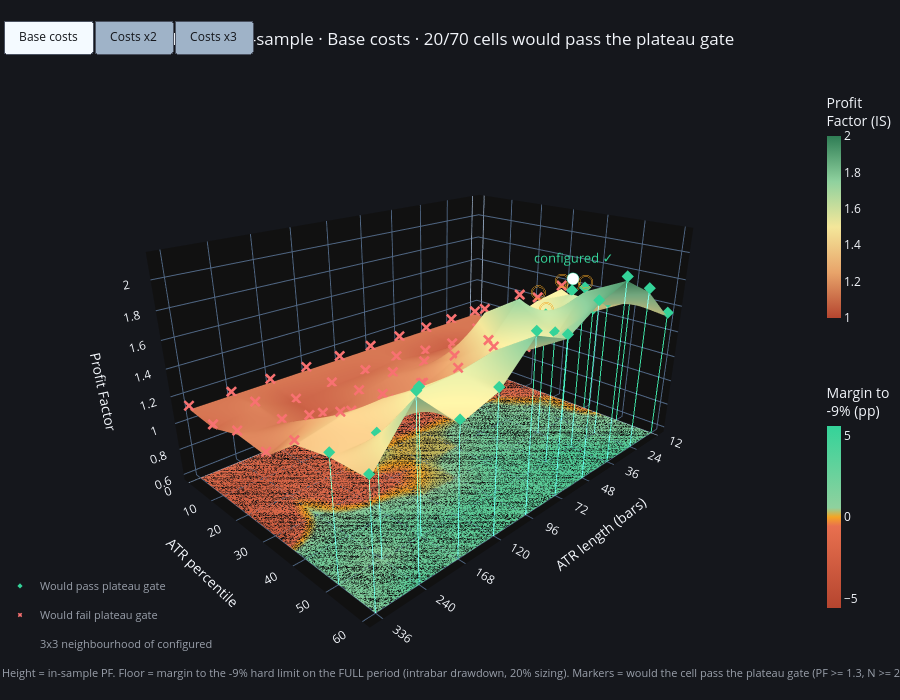

This figure's notebook cell:
### Markdown cell above
## 3.5 3D PROFIT-FACTOR SURFACE (ATR percentile x ATR length)

### Code cell
import numpy as np
import pandas as pd
import plotly.graph_objects as go
from pathlib import Path

HARD_LIMIT = float(globals().get("HARD_LIMIT", 0.09))        # 0.09 = -9 %. Define HARD_LIMIT earlier if your YAML uses another value
LIMIT_PCT  = HARD_LIMIT * 100.0
FRACTION   = float(eng.ENGINE_DEFAULTS["size_fraction"])      # robot sizing (e.g. 20 %)
DD_MODE    = "intrabar"                                       # "intrabar" (needs engine v3.2) | "close"
SCENARIOS  = [("Base costs", 1.0), ("Costs x2", 2.0), ("Costs x3", 3.0)]
PF_MIN, N_MIN, MAX_DROP = GATE["plateau_pf_min"], GATE["plateau_n_min"], GATE["plateau_max_drop"]


def _full_dd(L, trades):
    """Max drawdown (%, negative) on the FULL period for the trades of one grid cell, at the robot sizing."""
    if len(trades) == 0:
        return np.nan
    dfp = preps[L]
    if DD_MODE == "intrabar" and hasattr(eng, "hard_limit_report_intrabar"):
        rep = eng.hard_limit_report_intrabar(dfp, trades, HARD_LIMIT, FRACTION)
    else:
        rep = eng.hard_limit_report(eng.hourly_returns(dfp, trades, FRACTION), HARD_LIMIT)
    return 100.0 * rep["max_dd"]


def _plateau(pf, n, p, L):
    """(passed, worst neighbour drop %) if cell (p, L) were the configured one."""
    try:
        r = plateau_check(pf.fillna(0.0), n.fillna(0.0), (p, L), pf_min=PF_MIN, n_min=N_MIN, max_drop_pct=MAX_DROP)
        return bool(r["passed"]), float(r["worst_neighbor_drop_pct"])
    except Exception:
        return False, np.nan


# ---- compute every scenario (in-sample PF grid + full-period drawdown grid) ----
grids = {}
for label, mult in SCENARIOS:
    kw = {**RULES_KW, "cost_bps_per_side": COST_BPS * mult}
    mk = lambda: pd.DataFrame(index=PCTLS, columns=ATR_LENS, dtype=float)
    pf, n, mean, tt, dd = mk(), mk(), mk(), mk(), mk()
    for L in ATR_LENS:
        for p in PCTLS:
            t_is = eng.run_monday_backtest(is_dfs[L], atr_pctl=p, atr_len=L, **kw)
            n.loc[p, L] = len(t_is)
            if len(t_is):
                pf.loc[p, L]   = profit_factor(t_is["pnl"])
                mean.loc[p, L] = float(t_is["pnl"].mean())
                tt.loc[p, L]   = tstat(t_is["pnl"])
            t_full = eng.run_monday_backtest(preps[L], atr_pctl=p, atr_len=L, **kw)
            dd.loc[p, L] = _full_dd(L, t_full)
    pf = pf.replace(np.inf, np.nan)
    grids[label] = dict(pf=pf, n=n, mean=mean, t=tt, dd=dd, margin=dd + LIMIT_PCT)

keys = list(grids.keys())
XP = list(range(len(ATR_LENS)))                       # categorical x positions (ATR lengths are unevenly spaced)
XT = [str(L) for L in ATR_LENS]
LL = np.tile(np.array(ATR_LENS), (len(PCTLS), 1))     # ATR length of each cell, for hover text
X, Y = np.meshgrid(XP, PCTLS)
ia, ib = PCTLS.index(ATR_PCTL), ATR_LENS.index(ATR_LEN)

# ---- shared scales so scenarios are comparable ----
pf_all  = [g["pf"].values for g in grids.values()]
z_floor = min(1.0, float(np.nanmin([np.nanmin(a) for a in pf_all]))) - 0.35
z_top   = float(np.nanmax([np.nanmax(a) for a in pf_all])) + 0.25
amax    = max(1.0, max(float(np.nanmax(np.abs(g["margin"].values))) for g in grids.values()))

colorscale   = [[0.00, "#b5452f"], [0.25, "#e8a46a"], [0.50, "#f4e79a"], [0.75, "#8fd19e"], [1.00, "#2f7d55"]]
margin_scale = [[0.00, "#b5452f"], [0.45, "#e8704f"], [0.50, "#f5a524"], [0.55, "#8fd19e"], [1.00, "#34d399"]]

TPS = 7                                               # traces per scenario
fig, titles, summary = go.Figure(), [], []

for i, key in enumerate(keys):
    g = grids[key]
    pf, n, mean, tt, dd, margin = g["pf"], g["n"], g["mean"], g["t"], g["dd"], g["margin"]
    vis = (i == 0)

    # plateau verdict of every cell (as if it were the configured one)
    pas = pd.DataFrame(False, index=pf.index, columns=pf.columns)
    drop = pd.DataFrame(np.nan, index=pf.index, columns=pf.columns)
    for p in PCTLS:
        for L in ATR_LENS:
            pas.loc[p, L], drop.loc[p, L] = _plateau(pf, n, p, L)
    has = pf.notna()
    verdict = np.where(pas.values, "PLATEAU OK", "plateau FAIL")
    n_pass = int((pas.values & has.values).sum())
    cd = np.dstack([n.values, dd.values, margin.values, mean.values, tt.values, drop.values])

    # 1) PF surface (in-sample)
    fig.add_trace(go.Surface(
        x=XP, y=PCTLS, z=pf.values, customdata=cd, text=verdict,
        colorscale=colorscale, cmin=1.0, cmax=2.0,
        colorbar=dict(title="Profit<br>Factor (IS)", len=0.42, y=0.80, x=0.93, thickness=14),
        hovertemplate=("P%{y} · ATR index %{x}<br>PF (IS) %{z:.2f}"
                       "<br>Trades (IS) %{customdata[0]:.0f}"
                       "<br>Mean net/trade %{customdata[3]:.2f}% · t %{customdata[4]:.2f}"
                       "<br>MaxDD (full) %{customdata[1]:.1f}%"
                       f"<br>Hard limit -{LIMIT_PCT:.0f}%: " + "%{customdata[2]:+.1f} pp margin"
                       "<br>Worst neighbour drop %{customdata[5]:.0f}% · %{text}<extra></extra>"),
        visible=vis))

    # 2) floor map: margin to the hard limit
    fig.add_trace(go.Surface(
        x=XP, y=PCTLS, z=np.full(pf.shape, z_floor), surfacecolor=margin.values, customdata=cd, text=verdict,
        colorscale=margin_scale, cmin=-amax, cmax=amax, opacity=0.95,
        colorbar=dict(title=f"Margin to<br>-{LIMIT_PCT:.0f}% (pp)", len=0.42, y=0.30, x=0.93, thickness=14),
        lighting=dict(ambient=1.0, diffuse=0.0, specular=0.0),
        hovertemplate=("FLOOR · P%{y} · ATR index %{x}"
                       "<br>MaxDD (full) %{customdata[1]:.1f}%"
                       f"<br>Hard limit -{LIMIT_PCT:.0f}%: " + "%{customdata[2]:+.1f} pp margin<extra></extra>"),
        visible=vis))

    # 3) markers: cell would pass / fail the plateau gate
    for mask, name, color, symbol in ((pas.values & has.values, "Would pass plateau gate", "#34d399", "diamond"),
                                      (~pas.values & has.values, "Would fail plateau gate", "#f87171", "x")):
        fig.add_trace(go.Scatter3d(
            x=X[mask], y=Y[mask], z=pf.values[mask] + 0.03, mode="markers", name=name, text=LL[mask],
            marker=dict(size=4, color=color, symbol=symbol, line=dict(width=0)),
            hovertemplate=f"{name}<br>P%{{y}} · ATR %{{text}}<extra></extra>",
            showlegend=True, legendgroup=name, visible=vis))

    # 4) drop lines from the surface to the floor for the cells that would pass
    m = pas.values & has.values
    xs, ys, zs = [], [], []
    for xv, yv, zv in zip(X[m], Y[m], pf.values[m]):
        xs += [xv, xv, None]; ys += [yv, yv, None]; zs += [zv, z_floor, None]
    fig.add_trace(go.Scatter3d(x=xs, y=ys, z=zs, mode="lines", line=dict(color="rgba(52,211,153,0.35)", width=2),
                               hoverinfo="skip", showlegend=False, visible=vis))

    # 5) rings: the 3x3 neighbourhood of the configured cell (what the official gate looks at)
    rr = range(max(ia - 1, 0), min(ia + 2, len(PCTLS)))
    cc = range(max(ib - 1, 0), min(ib + 2, len(ATR_LENS)))
    nx_ = [XP[c] for r in rr for c in cc]
    ny_ = [PCTLS[r] for r in rr for c in cc]
    nz_ = [float(pf.iloc[r, c]) + 0.07 for r in rr for c in cc]
    fig.add_trace(go.Scatter3d(x=nx_, y=ny_, z=nz_, mode="markers", name="3x3 neighbourhood of configured",
                               marker=dict(size=8, color="rgba(0,0,0,0)", symbol="circle-open",
                                           line=dict(color="#f5a524", width=3)),
                               hoverinfo="skip", showlegend=True, legendgroup="nbh", visible=vis))

    # 6) configured cell
    c_ok, c_drop = bool(pas.loc[ATR_PCTL, ATR_LEN]), float(drop.loc[ATR_PCTL, ATR_LEN])
    col = "#34d399" if c_ok else "#f87171"
    fig.add_trace(go.Scatter3d(
        x=[XP[ib]], y=[ATR_PCTL], z=[float(pf.loc[ATR_PCTL, ATR_LEN]) + 0.12], mode="markers+text",
        text=[f"configured {'✓' if c_ok else '✗'}"], textposition="top center", textfont=dict(color=col, size=13),
        marker=dict(size=7, color="white", line=dict(color=col, width=3)), showlegend=False,
        hovertemplate=f"Configured P{ATR_PCTL:g}, ATR({ATR_LEN})<br>plateau gate: {'PASS' if c_ok else 'FAIL'}<extra></extra>",
        visible=vis))

    titles.append(f"{cfg['id']} · PF in-sample · {key} · {n_pass}/{int(has.values.sum())} cells would pass the plateau gate")
    summary.append({"Scenario": key,
                    "PF (IS)": round(float(pf.loc[ATR_PCTL, ATR_LEN]), 3),
                    "N (IS)": int(n.loc[ATR_PCTL, ATR_LEN]),
                    "Mean net %": round(float(mean.loc[ATR_PCTL, ATR_LEN]), 3),
                    "t": round(float(tt.loc[ATR_PCTL, ATR_LEN]), 2),
                    "MaxDD full %": round(float(dd.loc[ATR_PCTL, ATR_LEN]), 2),
                    f"Margin vs -{LIMIT_PCT:.0f}% (pp)": round(float(margin.loc[ATR_PCTL, ATR_LEN]), 2),
                    "Plateau (configured)": "PASS" if c_ok else "FAIL",
                    "Cells passing plateau": n_pass})

PAD = "\u00a0"
buttons = []
for i, key in enumerate(keys):
    v = [False] * (TPS * len(keys))
    for j in range(TPS):
        v[TPS * i + j] = True
    buttons.append(dict(label=f"{PAD}{key}{PAD}", method="update", args=[{"visible": v}, {"title.text": titles[i]}]))

fig.update_layout(
    template="plotly_dark", paper_bgcolor="#15171c", height=700,
    title=dict(text=titles[0], x=0.02),
    scene=dict(
        xaxis=dict(title="ATR length (bars)", tickmode="array", tickvals=XP, ticktext=XT),
        yaxis_title="ATR percentile", zaxis_title="Profit Factor", zaxis=dict(range=[z_floor, z_top]),
        aspectmode="manual", aspectratio=dict(x=1.5, y=1.0, z=0.8),
        camera=dict(eye=dict(x=1.6, y=1.6, z=0.9), center=dict(x=0, y=0, z=-0.1))),
    legend=dict(x=0.0, y=0.02, bgcolor="rgba(0,0,0,0)", font=dict(color="#9aa0ab", size=11)),
    updatemenus=[dict(type="buttons", direction="right", x=0.0, xanchor="left", y=1.12, yanchor="top", active=0,
                      buttons=buttons, bgcolor="#9fb3c8", bordercolor="#4a5160", borderwidth=1,
                      pad=dict(l=3, r=3, t=0, b=0), font=dict(color="#15171c", size=12))],
    annotations=[dict(
        text=(f"Height = in-sample PF. Floor = margin to the -{LIMIT_PCT:.0f}% hard limit on the FULL period "
              f"({DD_MODE} drawdown, {FRACTION:.0%} sizing). Markers = would the cell pass the plateau gate "
              f"(PF >= {PF_MIN}, N >= {N_MIN}, drop <= {MAX_DROP}% in its 3x3). Orange rings = configured cell's neighbourhood."),
        x=0.0, y=-0.02, xref="paper", yref="paper", showarrow=False, xanchor="left",
        font=dict(color="#9aa0ab", size=11))],
    margin=dict(l=0, r=0, t=90, b=30))

print(f"Configured cell P{ATR_PCTL:g}, ATR({ATR_LEN}) by scenario:")
display(pd.DataFrame(summary).set_index("Scenario"))
fig.show()
fig.write_html(Path(RUN_DIR) / "02_pf_surface.html", include_plotlyjs="cdn")

### Figure 1 — Plotly figure (JSON) as saved in the notebook; plotly's stock layout.template omitted (floating-point values rounded to 4 significant figures; data arrays with more than 128 entries replaced by an {"elided": "..."} marker saying what was removed)
{"data": [{"cmax": 2, "cmin": 1, "colorbar": {"len": 0.42, "thickness": 14, "title": {"text": "Profit<br>Factor (IS)"}, "x": 0.93, "y": 0.8}, "colorscale": [[0, "#b5452f"], [0.25, "#e8a46a"], [0.5, "#f4e79a"], [0.75, "#8fd19e"], [1, "#2f7d55"]], "customdata": {"elided": "420 float values"}, "hovertemplate": "P%{y} · ATR index %{x}<br>PF (IS) %{z:.2f}<br>Trades (IS) %{customdata[0]:.0f}<br>Mean net/trade %{customdata[3]:.2f}% · t %{customdata[4]:.2f}<br>MaxDD (full) %{customdata[1]:.1f}%<br>Hard limit -9%: %{customdata[2]:+.1f} pp margin<br>Worst neighbour drop %{customdata[5]:.0f}% · %{text}<extra></extra>", "text": [["plateau FAIL", "plateau FAIL", "plateau FAIL", "plateau FAIL", "plateau FAIL", "plateau FAIL", "plateau FAIL", "plateau FAIL", "plateau FAIL", "plateau FAIL"], ["plateau FAIL", "plateau FAIL", "plateau FAIL", "plateau FAIL", "plateau FAIL", "plateau FAIL", "plateau FAIL", "plateau FAIL", "plateau FAIL", "plateau FAIL"], ["plateau FAIL", "plateau FAIL", "plateau FAIL", "plateau FAIL", "plateau FAIL", "plateau FAIL", "plateau FAIL", "plateau FAIL", "plateau FAIL", "plateau FAIL"], ["plateau FAIL", "plateau FAIL", "plateau FAIL", "plateau FAIL", "plateau FAIL", "plateau FAIL", "plateau FAIL", "plateau FAIL", "plateau FAIL", "plateau FAIL"], ["PLATEAU OK", "PLATEAU OK", "PLATEAU OK", "plateau FAIL", "plateau FAIL", "plateau FAIL", "plateau FAIL", "plateau FAIL", "plateau FAIL", "plateau FAIL"], ["PLATEAU OK", "PLATEAU OK", "PLATEAU OK", "PLATEAU OK", "plateau FAIL", "plateau FAIL", "plateau FAIL", "PLATEAU OK", "PLATEAU OK", "PLATEAU OK"], ["PLATEAU OK", "PLATEAU OK", "PLATEAU OK", "PLATEAU OK", "PLATEAU OK", "PLATEAU OK", "PLATEAU OK", "PLATEAU OK", "PLATEAU OK", "PLATEAU OK"]], "type": "surface", "visible": true, "x": [0, 1, 2, 3, 4, 5, 6, 7, 8, 9], "y": [0, 10, 20, 30, 40, 50, 60], "z": [[1.095, 1.095, 1.095, 1.095, 1.095, 1.095, 1.095, 1.095, 1.095, 1.095], [1.086, 1.086, 1.032, 1.053, 1.093, 1.07, 1.067, 1.041, 1.126, 1.07], [1.176, 1.14, 1.221, 1.139, 1.142, 1.148, 1.107, 1.042, 1.109, 1.144], [1.539, 1.508, 1.44, 1.558, 1.278, 1.164, 1.141, 1.169, 1.25, 1.124], [1.414, 1.632, 1.514, 1.734, 1.482, 1.209, 1.362, 1.392, 1.384, 1.324], [1.567, 1.611, 1.784, 1.537, 1.518, 1.608, 1.561, 1.543, 1.37, 1.376], [1.528, 1.78, 1.925, 1.833, 1.687, 1.791, 1.538, 1.449, 1.723, 1.384]]}, {"cmax": 5.572, "cmin": -5.572, "colorbar": {"len": 0.42, "thickness": 14, "title": {"text": "Margin to<br>-9% (pp)"}, "x": 0.93, "y": 0.3}, "colorscale": [[0, "#b5452f"], [0.45, "#e8704f"], [0.5, "#f5a524"], [0.55, "#8fd19e"], [1, "#34d399"]], "customdata": {"elided": "420 float values"}, "hovertemplate": "FLOOR · P%{y} · ATR index %{x}<br>MaxDD (full) %{customdata[1]:.1f}%<br>Hard limit -9%: %{customdata[2]:+.1f} pp margin<extra></extra>", "lighting": {"ambient": 1, "diffuse": 0, "specular": 0}, "opacity": 0.95, "surfacecolor": [[-0.6867, -0.6867, -0.6867, -0.6867, -0.6867, -0.6867, -0.6867, -0.6867, -0.6867, -0.6867], [-3.337, -3.331, -2.964, -1.338, -1.986, -0.6704, -1.755, -1.382, -2.395, -2.243], [-1.739, -0.3143, 1.027, 0.1321, 0.2637, 0.1356, 0.792, -1.475, -0.7096, -1.832], [-0.1645, 0.6264, 1.525, 2.049, 0.2884, 0.2733, -0.7974, -1.507, 0.7336, -2.928], [-0.4318, 1.525, 1.525, 2.049, 3.0, 0.3896, 0.4359, 2.009, 2.009, 2.013], [0.8971, 1.525, 3.892, 3.672, 3.068, 3.391, 3.159, 2.775, 0.6009, 1.578], [1.525, 3.892, 3.892, 3.892, 3.369, 3.068, 3.391, 2.004, 3.851, 0.9055]], "text": [["plateau FAIL", "plateau FAIL", "plateau FAIL", "plateau FAIL", "plateau FAIL", "plateau FAIL", "plateau FAIL", "plateau FAIL", "plateau FAIL", "plateau FAIL"], ["plateau FAIL", "plateau FAIL", "plateau FAIL", "plateau FAIL", "plateau FAIL", "plateau FAIL", "plateau FAIL", "plateau FAIL", "plateau FAIL", "plateau FAIL"], ["plateau FAIL", "plateau FAIL", "plateau FAIL", "plateau FAIL", "plateau FAIL", "plateau FAIL", "plateau FAIL", "plateau FAIL", "plateau FAIL", "plateau FAIL"], ["plateau FAIL", "plateau FAIL", "plateau FAIL", "plateau FAIL", "plateau FAIL", "plateau FAIL", "plateau FAIL", "plateau FAIL", "plateau FAIL", "plateau FAIL"], ["PLATEAU OK", "PLATEAU OK", "PLATEAU OK", "plateau FAIL", "plateau FAIL", "plateau FAIL", "plateau FAIL", "plateau FAIL", "plateau FAIL", "plateau FAIL"], ["PLATEAU OK", "PLATEAU OK", "PLATEAU OK", "PLATEAU OK", "plateau FAIL", "plateau FAIL", "plateau FAIL", "PLATEAU OK", "PLATEAU OK", "PLATEAU OK"], ["PLATEAU OK", "PLATEAU OK", "PLATEAU OK", "PLATEAU OK", "PLATEAU OK", "PLATEAU OK", "PLATEAU OK", "PLATEAU OK", "PLATEAU OK", "PLATEAU OK"]], "type": "surface", "visible": true, "x": [0, 1, 2, 3, 4, 5, 6, 7, 8, 9], "y": [0, 10, 20, 30, 40, 50, 60], "z": [[0.5584, 0.5584, 0.5584, 0.5584, 0.5584, 0.5584, 0.5584, 0.5584, 0.5584, 0.5584], [0.5584, 0.5584, 0.5584, 0.5584, 0.5584, 0.5584, 0.5584, 0.5584, 0.5584, 0.5584], [0.5584, 0.5584, 0.5584, 0.5584, 0.5584, 0.5584, 0.5584, 0.5584, 0.5584, 0.5584], [0.5584, 0.5584, 0.5584, 0.5584, 0.5584, 0.5584, 0.5584, 0.5584, 0.5584, 0.5584], [0.5584, 0.5584, 0.5584, 0.5584, 0.5584, 0.5584, 0.5584, 0.5584, 0.5584, 0.5584], [0.5584, 0.5584, 0.5584, 0.5584, 0.5584, 0.5584, 0.5584, 0.5584, 0.5584, 0.5584], [0.5584, 0.5584, 0.5584, 0.5584, 0.5584, 0.5584, 0.5584, 0.5584, 0.5584, 0.5584]]}, {"hovertemplate": "Would pass plateau gate<br>P%{y} · ATR %{text}<extra></extra>", "legendgroup": "Would pass plateau gate", "marker": {"color": "#34d399", "line": {"width": 0}, "size": 4, "symbol": "diamond"}, "mode": "markers", "name": "Would pass plateau gate", "showlegend": true, "text": [12.0, 24.0, 36.0, 12.0, 24.0, 36.0, 48.0, 168.0, 240.0, 336.0, 12.0, 24.0, 36.0, 48.0, 72.0, 96.0, 120.0, 168.0, 240.0, 336.0], "type": "scatter3d", "visible": true, "x": [0, 1, 2, 0, 1, 2, 3, 7, 8, 9, 0, 1, 2, 3, 4, 5, 6, 7, 8, 9], "y": [40.0, 40.0, 40.0, 50.0, 50.0, 50.0, 50.0, 50.0, 50.0, 50.0, 60.0, 60.0, 60.0, 60.0, 60.0, 60.0, 60.0, 60.0, 60.0, 60.0], "z": [1.444, 1.662, 1.544, 1.597, 1.641, 1.814, 1.567, 1.573, 1.4, 1.406, 1.558, 1.81, 1.955, 1.863, 1.717, 1.821, 1.568, 1.479, 1.753, 1.414]}, {"hovertemplate": "Would fail plateau gate<br>P%{y} · ATR %{text}<extra></extra>", "legendgroup": "Would fail plateau gate", "marker": {"color": "#f87171", "line": {"width": 0}, "size": 4, "symbol": "x"}, "mode": "markers", "name": "Would fail plateau gate", "showlegend": true, "text": [12.0, 24.0, 36.0, 48.0, 72.0, 96.0, 120.0, 168.0, 240.0, 336.0, 12.0, 24.0, 36.0, 48.0, 72.0, 96.0, 120.0, 168.0, 240.0, 336.0, 12.0, 24.0, 36.0, 48.0, 72.0, 96.0, 120.0, 168.0, 240.0, 336.0, 12.0, 24.0, 36.0, 48.0, 72.0, 96.0, 120.0, 168.0, 240.0, 336.0, 48.0, 72.0, 96.0, 120.0, 168.0, 240.0, 336.0, 72.0, 96.0, 120.0], "type": "scatter3d", "visible": true, "x": [0, 1, 2, 3, 4, 5, 6, 7, 8, 9, 0, 1, 2, 3, 4, 5, 6, 7, 8, 9, 0, 1, 2, 3, 4, 5, 6, 7, 8, 9, 0, 1, 2, 3, 4, 5, 6, 7, 8, 9, 3, 4, 5, 6, 7, 8, 9, 4, 5, 6], "y": [0.0, 0.0, 0.0, 0.0, 0.0, 0.0, 0.0, 0.0, 0.0, 0.0, 10.0, 10.0, 10.0, 10.0, 10.0, 10.0, 10.0, 10.0, 10.0, 10.0, 20.0, 20.0, 20.0, 20.0, 20.0, 20.0, 20.0, 20.0, 20.0, 20.0, 30.0, 30.0, 30.0, 30.0, 30.0, 30.0, 30.0, 30.0, 30.0, 30.0, 40.0, 40.0, 40.0, 40.0, 40.0, 40.0, 40.0, 50.0, 50.0, 50.0], "z": [1.125, 1.125, 1.125, 1.125, 1.125, 1.125, 1.125, 1.125, 1.125, 1.125, 1.116, 1.116, 1.062, 1.083, 1.123, 1.1, 1.097, 1.071, 1.156, 1.1, 1.206, 1.17, 1.251, 1.169, 1.172, 1.178, 1.137, 1.072, 1.139, 1.174, 1.569, 1.538, 1.47, 1.588, 1.308, 1.194, 1.171, 1.199, 1.28, 1.154, 1.764, 1.512, 1.239, 1.392, 1.422, 1.414, 1.354, 1.548, 1.638, 1.591]}, {"hoverinfo": "skip", "line": {"color": "rgba(52,211,153,0.35)", "width": 2}, "mode": "lines", "showlegend": false, "type": "scatter3d", "visible": true, "x": [0, 0, null, 1, 1, null, 2, 2, null, 0, 0, null, 1, 1, null, 2, 2, null, 3, 3, null, 7, 7, null, 8, 8, null, 9, 9, null, 0, 0, null, 1, 1, null, 2, 2, null, 3, 3, null, 4, 4, null, 5, 5, null, 6, 6, null, 7, 7, null, 8, 8, null, 9, 9, null], "y": [40, 40, null, 40, 40, null, 40, 40, null, 50, 50, null, 50, 50, null, 50, 50, null, 50, 50, null, 50, 50, null, 50, 50, null, 50, 50, null, 60, 60, null, 60, 60, null, 60, 60, null, 60, 60, null, 60, 60, null, 60, 60, null, 60, 60, null, 60, 60, null, 60, 60, null, 60, 60, null], "z": [1.414, 0.5584, null, 1.632, 0.5584, null, 1.514, 0.5584, null, 1.567, 0.5584, null, 1.611, 0.5584, null, 1.784, 0.5584, null, 1.537, 0.5584, null, 1.543, 0.5584, null, 1.37, 0.5584, null, 1.376, 0.5584, null, 1.528, 0.5584, null, 1.78, 0.5584, null, 1.925, 0.5584, null, 1.833, 0.5584, null, 1.687, 0.5584, null, 1.791, 0.5584, null, 1.538, 0.5584, null, 1.449, 0.5584, null, 1.723, 0.5584, null, 1.384, 0.5584, null]}, {"hoverinfo": "skip", "legendgroup": "nbh", "marker": {"color": "rgba(0,0,0,0)", "line": {"color": "#f5a524", "width": 3}, "size": 8, "symbol": "circle-open"}, "mode": "markers", "name": "3x3 neighbourhood of configured", "showlegend": true, "type": "scatter3d", "visible": true, "x": [0, 1, 2, 0, 1, 2, 0, 1, 2], "y": [30, 30, 30, 40, 40, 40, 50, 50, 50], "z": [1.609, 1.578, 1.51, 1.484, 1.702, 1.584, 1.637, 1.681, 1.854]}, {"hovertemplate": "Configured P40, ATR(24)<br>plateau gate: PASS<extra></extra>", "marker": {"color": "white", "line": {"color": "#34d399", "width": 3}, "size": 7}, "mode": "markers+text", "showlegend": false, "text": ["configured ✓"], "textfont": {"color": "#34d399", "size": 13}, "textposition": "top center", "type": "scatter3d", "visible": true, "x": [1], "y": [40], "z": [1.752]}, {"cmax": 2, "cmin": 1, "colorbar": {"len": 0.42, "thickness": 14, "title": {"text": "Profit<br>Factor (IS)"}, "x": 0.93, "y": 0.8}, "colorscale": [[0, "#b5452f"], [0.25, "#e8a46a"], [0.5, "#f4e79a"], [0.75, "#8fd19e"], [1, "#2f7d55"]], "customdata": {"elided": "420 float values"}, "hovertemplate": "P%{y} · ATR index %{x}<br>PF (IS) %{z:.2f}<br>Trades (IS) %{customdata[0]:.0f}<br>Mean net/trade %{customdata[3]:.2f}% · t %{customdata[4]:.2f}<br>MaxDD (full) %{customdata[1]:.1f}%<br>Hard limit -9%: %{customdata[2]:+.1f} pp margin<br>Worst neighbour drop %{customdata[5]:.0f}% · %{text}<extra></extra>", "text": [["plateau FAIL", "plateau FAIL", "plateau FAIL", "plateau FAIL", "plateau FAIL", "plateau FAIL", "plateau FAIL", "plateau FAIL", "plateau FAIL", "plateau FAIL"], ["plateau FAIL", "plateau FAIL", "plateau FAIL", "plateau FAIL", "plateau FAIL", "plateau FAIL", "plateau FAIL", "plateau FAIL", "plateau FAIL", "plateau FAIL"], ["plateau FAIL", "plateau FAIL", "plateau FAIL", "plateau FAIL", "plateau FAIL", "plateau FAIL", "plateau FAIL", "plateau FAIL", "plateau FAIL", "plateau FAIL"], ["plateau FAIL", "plateau FAIL", "plateau FAIL", "plateau FAIL", "plateau FAIL", "plateau FAIL", "plateau FAIL", "plateau FAIL", "plateau FAIL", "plateau FAIL"], ["PLATEAU OK", "PLATEAU OK", "PLATEAU OK", "plateau FAIL", "plateau FAIL", "plateau FAIL", "plateau FAIL", "plateau FAIL", "plateau FAIL", "plateau FAIL"], ["PLATEAU OK", "PLATEAU OK", "PLATEAU OK", "PLATEAU OK", "plateau FAIL", "plateau FAIL", "plateau FAIL", "plateau FAIL", "plateau FAIL", "plateau FAIL"], ["PLATEAU OK", "PLATEAU OK", "PLATEAU OK", "PLATEAU OK", "PLATEAU OK", "PLATEAU OK", "PLATEAU OK", "PLATEAU OK", "PLATEAU OK", "PLATEAU OK"]], "type": "surface", "visible": false, "x": [0, 1, 2, 3, 4, 5, 6, 7, 8, 9], "y": [0, 10, 20, 30, 40, 50, 60], "z": [[1.02, 1.02, 1.02, 1.02, 1.02, 1.02, 1.02, 1.02, 1.02, 1.02], [1.017, 1.02, 0.9678, 0.9899, 1.027, 1.003, 0.9988, 0.9756, 1.055, 1.002], [1.104, 1.075, 1.151, 1.075, 1.073, 1.079, 1.042, 0.9797, 1.043, 1.076], [1.445, 1.428, 1.367, 1.478, 1.208, 1.1, 1.077, 1.099, 1.178, 1.06], [1.334, 1.554, 1.443, 1.648, 1.404, 1.147, 1.288, 1.314, 1.31, 1.254], [1.483, 1.536, 1.698, 1.465, 1.447, 1.526, 1.476, 1.462, 1.3, 1.304], [1.449, 1.699, 1.838, 1.751, 1.616, 1.704, 1.461, 1.374, 1.634, 1.315]]}, {"cmax": 5.572, "cmin": -5.572, "colorbar": {"len": 0.42, "thickness": 14, "title": {"text": "Margin to<br>-9% (pp)"}, "x": 0.93, "y": 0.3}, "colorscale": [[0, "#b5452f"], [0.45, "#e8704f"], [0.5, "#f5a524"], [0.55, "#8fd19e"], [1, "#34d399"]], "customdata": {"elided": "420 float values"}, "hovertemplate": "FLOOR · P%{y} · ATR index %{x}<br>MaxDD (full) %{customdata[1]:.1f}%<br>Hard limit -9%: %{customdata[2]:+.1f} pp margin<extra></extra>", "lighting": {"ambient": 1, "diffuse": 0, "specular": 0}, "opacity": 0.95, "surfacecolor": [[-2.502, -2.502, -2.502, -2.502, -2.502, -2.502, -2.502, -2.502, -2.502, -2.502], [-4.171, -4.041, -3.698, -1.986, -2.688, -1.402, -2.575, -2.186, -3.21, -2.987], [-2.462, -0.8511, 0.7728, -0.3474, -0.3114, -0.2642, 0.1839, -2.239, -1.48, -2.574], [-0.3835, 0.4255, 1.464, 2.008, -0.1317, -0.1722, -1.356, -2.154, 0.1912, -3.699], [-0.67, 1.464, 1.464, 2.008, 2.959, 0.009322, 0.31, 1.836, 1.729, 1.321], [0.7706, 1.464, 3.84, 3.64, 2.954, 3.236, 3.015, 2.656, 0.2897, 1.111], [1.464, 3.84, 3.84, 3.84, 3.276, 2.954, 3.236, 1.81, 3.539, 0.5031]], "text": [["plateau FAIL", "plateau FAIL", "plateau FAIL", "plateau FAIL", "plateau FAIL", "plateau FAIL", "plateau FAIL", "plateau FAIL", "plateau FAIL", "plateau FAIL"], ["plateau FAIL", "plateau FAIL", "plateau FAIL", "plateau FAIL", "plateau FAIL", "plateau FAIL", "plateau FAIL", "plateau FAIL", "plateau FAIL", "plateau FAIL"], ["plateau FAIL", "plateau FAIL", "plateau FAIL", "plateau FAIL", "plateau FAIL", "plateau FAIL", "plateau FAIL", "plateau FAIL", "plateau FAIL", "plateau FAIL"], ["plateau FAIL", "plateau FAIL", "plateau FAIL", "plateau FAIL", "plateau FAIL", "plateau FAIL", "plateau FAIL", "plateau FAIL", "plateau FAIL", "plateau FAIL"], ["PLATEAU OK", "PLATEAU OK", "PLATEAU OK", "plateau FAIL", "plateau FAIL", "plateau FAIL", "plateau FAIL", "plateau FAIL", "plateau FAIL", "plateau FAIL"], ["PLATEAU OK", "PLATEAU OK", "PLATEAU OK", "PLATEAU OK", "plateau FAIL", "plateau FAIL", "plateau FAIL", "plateau FAIL", "plateau FAIL", "plateau FAIL"], ["PLATEAU OK", "PLATEAU OK", "PLATEAU OK", "PLATEAU OK", "PLATEAU OK", "PLATEAU OK", "PLATEAU OK", "PLATEAU OK", "PLATEAU OK", "PLATEAU OK"]], "type": "surface", "visible": false, "x": [0, 1, 2, 3, 4, 5, 6, 7, 8, 9], "y": [0, 10, 20, 30, 40, 50, 60], "z": [[0.5584, 0.5584, 0.5584, 0.5584, 0.5584, 0.5584, 0.5584, 0.5584, 0.5584, 0.5584], [0.5584, 0.5584, 0.5584, 0.5584, 0.5584, 0.5584, 0.5584, 0.5584, 0.5584, 0.5584], [0.5584, 0.5584, 0.5584, 0.5584, 0.5584, 0.5584, 0.5584, 0.5584, 0.5584, 0.5584], [0.5584, 0.5584, 0.5584, 0.5584, 0.5584, 0.5584, 0.5584, 0.5584, 0.5584, 0.5584], [0.5584, 0.5584, 0.5584, 0.5584, 0.5584, 0.5584, 0.5584, 0.5584, 0.5584, 0.5584], [0.5584, 0.5584, 0.5584, 0.5584, 0.5584, 0.5584, 0.5584, 0.5584, 0.5584, 0.5584], [0.5584, 0.5584, 0.5584, 0.5584, 0.5584, 0.5584, 0.5584, 0.5584, 0.5584, 0.5584]]}, {"hovertemplate": "Would pass plateau gate<br>P%{y} · ATR %{text}<extra></extra>", "legendgroup": "Would pass plateau gate", "marker": {"color": "#34d399", "line": {"width": 0}, "size": 4, "symbol": "diamond"}, "mode": "markers", "name": "Would pass plateau gate", "showlegend": true, "text": [12.0, 24.0, 36.0, 12.0, 24.0, 36.0, 48.0, 12.0, 24.0, 36.0, 48.0, 72.0, 96.0, 120.0, 168.0, 240.0, 336.0], "type": "scatter3d", "visible": false, "x": [0, 1, 2, 0, 1, 2, 3, 0, 1, 2, 3, 4, 5, 6, 7, 8, 9], "y": [40.0, 40.0, 40.0, 50.0, 50.0, 50.0, 50.0, 60.0, 60.0, 60.0, 60.0, 60.0, 60.0, 60.0, 60.0, 60.0, 60.0], "z": [1.364, 1.584, 1.473, 1.513, 1.566, 1.728, 1.495, 1.479, 1.729, 1.868, 1.781, 1.646, 1.734, 1.491, 1.404, 1.664, 1.345]}, {"hovertemplate": "Would fail plateau gate<br>P%{y} · ATR %{text}<extra></extra>", "legendgroup": "Would fail plateau gate", "marker": {"color": "#f87171", "line": {"width": 0}, "size": 4, "symbol": "x"}, "mode": "markers", "name": "Would fail plateau gate", "showlegend": true, "text": [12.0, 24.0, 36.0, 48.0, 72.0, 96.0, 120.0, 168.0, 240.0, 336.0, 12.0, 24.0, 36.0, 48.0, 72.0, 96.0, 120.0, 168.0, 240.0, 336.0, 12.0, 24.0, 36.0, 48.0, 72.0, 96.0, 120.0, 168.0, 240.0, 336.0, 12.0, 24.0, 36.0, 48.0, 72.0, 96.0, 120.0, 168.0, 240.0, 336.0, 48.0, 72.0, 96.0, 120.0, 168.0, 240.0, 336.0, 72.0, 96.0, 120.0, 168.0, 240.0, 336.0], "type": "scatter3d", "visible": false, "x": [0, 1, 2, 3, 4, 5, 6, 7, 8, 9, 0, 1, 2, 3, 4, 5, 6, 7, 8, 9, 0, 1, 2, 3, 4, 5, 6, 7, 8, 9, 0, 1, 2, 3, 4, 5, 6, 7, 8, 9, 3, 4, 5, 6, 7, 8, 9, 4, 5, 6, 7, 8, 9], "y": [0.0, 0.0, 0.0, 0.0, 0.0, 0.0, 0.0, 0.0, 0.0, 0.0, 10.0, 10.0, 10.0, 10.0, 10.0, 10.0, 10.0, 10.0, 10.0, 10.0, 20.0, 20.0, 20.0, 20.0, 20.0, 20.0, 20.0, 20.0, 20.0, 20.0, 30.0, 30.0, 30.0, 30.0, 30.0, 30.0, 30.0, 30.0, 30.0, 30.0, 40.0, 40.0, 40.0, 40.0, 40.0, 40.0, 40.0, 50.0, 50.0, 50.0, 50.0, 50.0, 50.0], "z": [1.05, 1.05, 1.05, 1.05, 1.05, 1.05, 1.05, 1.05, 1.05, 1.05, 1.047, 1.05, 0.9978, 1.02, 1.057, 1.033, 1.029, 1.006, 1.085, 1.032, 1.134, 1.105, 1.181, 1.105, 1.103, 1.109, 1.072, 1.01, 1.073, 1.106, 1.475, 1.458, 1.397, 1.508, 1.238, 1.13, 1.107, 1.129, 1.208, 1.09, 1.678, 1.434, 1.177, 1.318, 1.344, 1.34, 1.284, 1.477, 1.556, 1.506, 1.492, 1.33, 1.334]}, {"hoverinfo": "skip", "line": {"color": "rgba(52,211,153,0.35)", "width": 2}, "mode": "lines", "showlegend": false, "type": "scatter3d", "visible": false, "x": [0, 0, null, 1, 1, null, 2, 2, null, 0, 0, null, 1, 1, null, 2, 2, null, 3, 3, null, 0, 0, null, 1, 1, null, 2, 2, null, 3, 3, null, 4, 4, null, 5, 5, null, 6, 6, null, 7, 7, null, 8, 8, null, 9, 9, null], "y": [40, 40, null, 40, 40, null, 40, 40, null, 50, 50, null, 50, 50, null, 50, 50, null, 50, 50, null, 60, 60, null, 60, 60, null, 60, 60, null, 60, 60, null, 60, 60, null, 60, 60, null, 60, 60, null, 60, 60, null, 60, 60, null, 60, 60, null], "z": [1.334, 0.5584, null, 1.554, 0.5584, null, 1.443, 0.5584, null, 1.483, 0.5584, null, 1.536, 0.5584, null, 1.698, 0.5584, null, 1.465, 0.5584, null, 1.449, 0.5584, null, 1.699, 0.5584, null, 1.838, 0.5584, null, 1.751, 0.5584, null, 1.616, 0.5584, null, 1.704, 0.5584, null, 1.461, 0.5584, null, 1.374, 0.5584, null, 1.634, 0.5584, null, 1.315, 0.5584, null]}, {"hoverinfo": "skip", "legendgroup": "nbh", "marker": {"color": "rgba(0,0,0,0)", "line": {"color": "#f5a524", "width": 3}, "size": 8, "symbol": "circle-open"}, "mode": "markers", "name": "3x3 neighbourhood of configured", "showlegend": true, "type": "scatter3d", "visible": false, "x": [0, 1, 2, 0, 1, 2, 0, 1, 2], "y": [30, 30, 30, 40, 40, 40, 50, 50, 50], "z": [1.515, 1.498, 1.437, 1.404, 1.624, 1.513, 1.553, 1.606, 1.768]}, {"hovertemplate": "Configured P40, ATR(24)<br>plateau gate: PASS<extra></extra>", "marker": {"color": "white", "line": {"color": "#34d399", "width": 3}, "size": 7}, "mode": "markers+text", "showlegend": false, "text": ["configured ✓"], "textfont": {"color": "#34d399", "size": 13}, "textposition": "top center", "type": "scatter3d", "visible": false, "x": [1], "y": [40], "z": [1.674]}, {"cmax": 2, "cmin": 1, "colorbar": {"len": 0.42, "thickness": 14, "title": {"text": "Profit<br>Factor (IS)"}, "x": 0.93, "y": 0.8}, "colorscale": [[0, "#b5452f"], [0.25, "#e8a46a"], [0.5, "#f4e79a"], [0.75, "#8fd19e"], [1, "#2f7d55"]], "customdata": {"elided": "420 float values"}, "hovertemplate": "P%{y} · ATR index %{x}<br>PF (IS) %{z:.2f}<br>Trades (IS) %{customdata[0]:.0f}<br>Mean net/trade %{customdata[3]:.2f}% · t %{customdata[4]:.2f}<br>MaxDD (full) %{customdata[1]:.1f}%<br>Hard limit -9%: %{customdata[2]:+.1f} pp margin<br>Worst neighbour drop %{customdata[5]:.0f}% · %{text}<extra></extra>", "text": [["plateau FAIL", "plateau FAIL", "plateau FAIL", "plateau FAIL", "plateau FAIL", "plateau FAIL", "plateau FAIL", "plateau FAIL", "plateau FAIL", "plateau FAIL"], ["plateau FAIL", "plateau FAIL", "plateau FAIL", "plateau FAIL", "plateau FAIL", "plateau FAIL", "plateau FAIL", "plateau FAIL", "plateau FAIL", "plateau FAIL"], ["plateau FAIL", "plateau FAIL", "plateau FAIL", "plateau FAIL", "plateau FAIL", "plateau FAIL", "plateau FAIL", "plateau FAIL", "plateau FAIL", "plateau FAIL"], ["plateau FAIL", "plateau FAIL", "plateau FAIL", "plateau FAIL", "plateau FAIL", "plateau FAIL", "plateau FAIL", "plateau FAIL", "plateau FAIL", "plateau FAIL"], ["plateau FAIL", "plateau FAIL", "plateau FAIL", "plateau FAIL", "plateau FAIL", "plateau FAIL", "plateau FAIL", "plateau FAIL", "plateau FAIL", "plateau FAIL"], ["plateau FAIL", "plateau FAIL", "PLATEAU OK", "PLATEAU OK", "plateau FAIL", "plateau FAIL", "plateau FAIL", "plateau FAIL", "plateau FAIL", "plateau FAIL"], ["PLATEAU OK", "PLATEAU OK", "PLATEAU OK", "PLATEAU OK", "PLATEAU OK", "PLATEAU OK", "PLATEAU OK", "plateau FAIL", "plateau FAIL", "plateau FAIL"]], "type": "surface", "visible": false, "x": [0, 1, 2, 3, 4, 5, 6, 7, 8, 9], "y": [0, 10, 20, 30, 40, 50, 60], "z": [[0.9509, 0.9509, 0.9509, 0.9509, 0.9509, 0.9509, 0.9509, 0.9509, 0.9509, 0.9509], [0.952, 0.958, 0.9084, 0.9306, 0.9644, 0.9412, 0.9355, 0.9147, 0.9885, 0.9388], [1.036, 1.014, 1.086, 1.016, 1.009, 1.015, 0.98, 0.9213, 0.9808, 1.011], [1.357, 1.353, 1.298, 1.404, 1.141, 1.04, 1.016, 1.035, 1.11, 0.9996], [1.259, 1.48, 1.375, 1.568, 1.331, 1.089, 1.218, 1.242, 1.239, 1.188], [1.403, 1.465, 1.616, 1.396, 1.379, 1.448, 1.396, 1.386, 1.235, 1.237], [1.375, 1.622, 1.755, 1.673, 1.548, 1.622, 1.388, 1.304, 1.551, 1.249]]}, {"cmax": 5.572, "cmin": -5.572, "colorbar": {"len": 0.42, "thickness": 14, "title": {"text": "Margin to<br>-9% (pp)"}, "x": 0.93, "y": 0.3}, "colorscale": [[0, "#b5452f"], [0.45, "#e8704f"], [0.5, "#f5a524"], [0.55, "#8fd19e"], [1, "#34d399"]], "customdata": {"elided": "420 float values"}, "hovertemplate": "FLOOR · P%{y} · ATR index %{x}<br>MaxDD (full) %{customdata[1]:.1f}%<br>Hard limit -9%: %{customdata[2]:+.1f} pp margin<extra></extra>", "lighting": {"ambient": 1, "diffuse": 0, "specular": 0}, "opacity": 0.95, "surfacecolor": [[-4.293, -4.293, -4.293, -4.293, -4.293, -4.293, -4.293, -4.293, -4.293, -4.293], [-5.572, -4.745, -4.822, -2.629, -3.384, -2.417, -3.767, -3.672, -4.016, -4.383], [-3.241, -1.387, 0.4508, -0.8242, -0.947, -0.6622, -0.5546, -2.997, -2.244, -3.309], [-0.6311, 0.2252, 1.403, 1.967, -0.5497, -0.7289, -1.925, -2.795, -0.3478, -4.556], [-0.9076, 1.403, 1.403, 1.967, 2.918, -0.3692, 0.17, 1.621, 1.263, 0.6344], [0.6298, 1.403, 3.768, 3.529, 2.841, 3.081, 2.87, 2.523, -0.02023, 0.5268], [1.403, 3.788, 3.768, 3.788, 3.183, 2.841, 3.081, 1.617, 3.229, 0.1025]], "text": [["plateau FAIL", "plateau FAIL", "plateau FAIL", "plateau FAIL", "plateau FAIL", "plateau FAIL", "plateau FAIL", "plateau FAIL", "plateau FAIL", "plateau FAIL"], ["plateau FAIL", "plateau FAIL", "plateau FAIL", "plateau FAIL", "plateau FAIL", "plateau FAIL", "plateau FAIL", "plateau FAIL", "plateau FAIL", "plateau FAIL"], ["plateau FAIL", "plateau FAIL", "plateau FAIL", "plateau FAIL", "plateau FAIL", "plateau FAIL", "plateau FAIL", "plateau FAIL", "plateau FAIL", "plateau FAIL"], ["plateau FAIL", "plateau FAIL", "plateau FAIL", "plateau FAIL", "plateau FAIL", "plateau FAIL", "plateau FAIL", "plateau FAIL", "plateau FAIL", "plateau FAIL"], ["plateau FAIL", "plateau FAIL", "plateau FAIL", "plateau FAIL", "plateau FAIL", "plateau FAIL", "plateau FAIL", "plateau FAIL", "plateau FAIL", "plateau FAIL"], ["plateau FAIL", "plateau FAIL", "PLATEAU OK", "PLATEAU OK", "plateau FAIL", "plateau FAIL", "plateau FAIL", "plateau FAIL", "plateau FAIL", "plateau FAIL"], ["PLATEAU OK", "PLATEAU OK", "PLATEAU OK", "PLATEAU OK", "PLATEAU OK", "PLATEAU OK", "PLATEAU OK", "plateau FAIL", "plateau FAIL", "plateau FAIL"]], "type": "surface", "visible": false, "x": [0, 1, 2, 3, 4, 5, 6, 7, 8, 9], "y": [0, 10, 20, 30, 40, 50, 60], "z": [[0.5584, 0.5584, 0.5584, 0.5584, 0.5584, 0.5584, 0.5584, 0.5584, 0.5584, 0.5584], [0.5584, 0.5584, 0.5584, 0.5584, 0.5584, 0.5584, 0.5584, 0.5584, 0.5584, 0.5584], [0.5584, 0.5584, 0.5584, 0.5584, 0.5584, 0.5584, 0.5584, 0.5584, 0.5584, 0.5584], [0.5584, 0.5584, 0.5584, 0.5584, 0.5584, 0.5584, 0.5584, 0.5584, 0.5584, 0.5584], [0.5584, 0.5584, 0.5584, 0.5584, 0.5584, 0.5584, 0.5584, 0.5584, 0.5584, 0.5584], [0.5584, 0.5584, 0.5584, 0.5584, 0.5584, 0.5584, 0.5584, 0.5584, 0.5584, 0.5584], [0.5584, 0.5584, 0.5584, 0.5584, 0.5584, 0.5584, 0.5584, 0.5584, 0.5584, 0.5584]]}, {"hovertemplate": "Would pass plateau gate<br>P%{y} · ATR %{text}<extra></extra>", "legendgroup": "Would pass plateau gate", "marker": {"color": "#34d399", "line": {"width": 0}, "size": 4, "symbol": "diamond"}, "mode": "markers", "name": "Would pass plateau gate", "showlegend": true, "text": [36.0, 48.0, 12.0, 24.0, 36.0, 48.0, 72.0, 96.0, 120.0], "type": "scatter3d", "visible": false, "x": [2, 3, 0, 1, 2, 3, 4, 5, 6], "y": [50.0, 50.0, 60.0, 60.0, 60.0, 60.0, 60.0, 60.0, 60.0], "z": [1.646, 1.426, 1.405, 1.652, 1.785, 1.703, 1.578, 1.652, 1.418]}, {"hovertemplate": "Would fail plateau gate<br>P%{y} · ATR %{text}<extra></extra>", "legendgroup": "Would fail plateau gate", "marker": {"color": "#f87171", "line": {"width": 0}, "size": 4, "symbol": "x"}, "mode": "markers", "name": "Would fail plateau gate", "showlegend": true, "text": [12.0, 24.0, 36.0, 48.0, 72.0, 96.0, 120.0, 168.0, 240.0, 336.0, 12.0, 24.0, 36.0, 48.0, 72.0, 96.0, 120.0, 168.0, 240.0, 336.0, 12.0, 24.0, 36.0, 48.0, 72.0, 96.0, 120.0, 168.0, 240.0, 336.0, 12.0, 24.0, 36.0, 48.0, 72.0, 96.0, 120.0, 168.0, 240.0, 336.0, 12.0, 24.0, 36.0, 48.0, 72.0, 96.0, 120.0, 168.0, 240.0, 336.0, 12.0, 24.0, 72.0, 96.0, 120.0, 168.0, 240.0, 336.0, 168.0, 240.0, 336.0], "type": "scatter3d", "visible": false, "x": [0, 1, 2, 3, 4, 5, 6, 7, 8, 9, 0, 1, 2, 3, 4, 5, 6, 7, 8, 9, 0, 1, 2, 3, 4, 5, 6, 7, 8, 9, 0, 1, 2, 3, 4, 5, 6, 7, 8, 9, 0, 1, 2, 3, 4, 5, 6, 7, 8, 9, 0, 1, 4, 5, 6, 7, 8, 9, 7, 8, 9], "y": [0.0, 0.0, 0.0, 0.0, 0.0, 0.0, 0.0, 0.0, 0.0, 0.0, 10.0, 10.0, 10.0, 10.0, 10.0, 10.0, 10.0, 10.0, 10.0, 10.0, 20.0, 20.0, 20.0, 20.0, 20.0, 20.0, 20.0, 20.0, 20.0, 20.0, 30.0, 30.0, 30.0, 30.0, 30.0, 30.0, 30.0, 30.0, 30.0, 30.0, 40.0, 40.0, 40.0, 40.0, 40.0, 40.0, 40.0, 40.0, 40.0, 40.0, 50.0, 50.0, 50.0, 50.0, 50.0, 50.0, 50.0, 50.0, 60.0, 60.0, 60.0], "z": [0.9809, 0.9809, 0.9809, 0.9809, 0.9809, 0.9809, 0.9809, 0.9809, 0.9809, 0.9809, 0.982, 0.988, 0.9384, 0.9606, 0.9944, 0.9712, 0.9655, 0.9447, 1.018, 0.9688, 1.066, 1.044, 1.116, 1.046, 1.039, 1.045, 1.01, 0.9513, 1.011, 1.041, 1.387, 1.383, 1.328, 1.434, 1.171, 1.07, 1.046, 1.065, 1.14, 1.03, 1.289, 1.51, 1.405, 1.598, 1.361, 1.119, 1.248, 1.272, 1.269, 1.218, 1.433, 1.495, 1.409, 1.478, 1.426, 1.416, 1.265, 1.267, 1.334, 1.581, 1.279]}, {"hoverinfo": "skip", "line": {"color": "rgba(52,211,153,0.35)", "width": 2}, "mode": "lines", "showlegend": false, "type": "scatter3d", "visible": false, "x": [2, 2, null, 3, 3, null, 0, 0, null, 1, 1, null, 2, 2, null, 3, 3, null, 4, 4, null, 5, 5, null, 6, 6, null], "y": [50, 50, null, 50, 50, null, 60, 60, null, 60, 60, null, 60, 60, null, 60, 60, null, 60, 60, null, 60, 60, null, 60, 60, null], "z": [1.616, 0.5584, null, 1.396, 0.5584, null, 1.375, 0.5584, null, 1.622, 0.5584, null, 1.755, 0.5584, null, 1.673, 0.5584, null, 1.548, 0.5584, null, 1.622, 0.5584, null, 1.388, 0.5584, null]}, {"hoverinfo": "skip", "legendgroup": "nbh", "marker": {"color": "rgba(0,0,0,0)", "line": {"color": "#f5a524", "width": 3}, "size": 8, "symbol": "circle-open"}, "mode": "markers", "name": "3x3 neighbourhood of configured", "showlegend": true, "type": "scatter3d", "visible": false, "x": [0, 1, 2, 0, 1, 2, 0, 1, 2], "y": [30, 30, 30, 40, 40, 40, 50, 50, 50], "z": [1.427, 1.423, 1.368, 1.329, 1.55, 1.445, 1.473, 1.535, 1.686]}, {"hovertemplate": "Configured P40, ATR(24)<br>plateau gate: FAIL<extra></extra>", "marker": {"color": "white", "line": {"color": "#f87171", "width": 3}, "size": 7}, "mode": "markers+text", "showlegend": false, "text": ["configured ✗"], "textfont": {"color": "#f87171", "size": 13}, "textposition": "top center", "type": "scatter3d", "visible": false, "x": [1], "y": [40], "z": [1.6]}], "layout": {"annotations": [{"font": {"color": "#9aa0ab", "size": 11}, "showarrow": false, "text": "Height = in-sample PF. Floor = margin to the -9% hard limit on the FULL period (intrabar drawdown, 20% sizing). Markers = would the cell pass the plateau gate (PF >= 1.3, N >= 27, drop <= 30% in its 3x3). Orange rings = configured cell's neighbourhood.", "x": 0, "xanchor": "left", "xref": "paper", "y": -0.02, "yref": "paper"}], "height": 700, "legend": {"bgcolor": "rgba(0,0,0,0)", "font": {"color": "#9aa0ab", "size": 11}, "x": 0, "y": 0.02}, "margin": {"b": 30, "l": 0, "r": 0, "t": 90}, "paper_bgcolor": "#15171c", "scene": {"aspectmode": "manual", "aspectratio": {"x": 1.5, "y": 1, "z": 0.8}, "camera": {"center": {"x": 0, "y": 0, "z": -0.1}, "eye": {"x": 1.6, "y": 1.6, "z": 0.9}}, "xaxis": {"tickmode": "array", "ticktext": ["12", "24", "36", "48", "72", "96", "120", "168", "240", "336"], "tickvals": [0, 1, 2, 3, 4, 5, 6, 7, 8, 9], "title": {"text": "ATR length (bars)"}}, "yaxis": {"title": {"text": "ATR percentile"}}, "zaxis": {"range": [0.5584, 2.175], "title": {"text": "Profit Factor"}}}, "title": {"text": "MONDAY.btcusd.cfd.v1 · PF in-sample · Base costs · 20/70 cells would pass the plateau gate", "x": 0.02}, "updatemenus": [{"active": 0, "bgcolor": "#9fb3c8", "bordercolor": "#4a5160", "borderwidth": 1, "buttons": [{"args": [{"visible": [true, true, true, true, true, true, true, false, false, false, false, false, false, false, false, false, false, false, false, false, false]}, {"title.text": "MONDAY.btcusd.cfd.v1 · PF in-sample · Base costs · 20/70 cells would pass the plateau gate"}], "label": " Base costs ", "method": "update"}, {"args": [{"visible": [false, false, false, false, false, false, false, true, true, true, true, true, true, true, false, false, false, false, false, false, false]}, {"title.text": "MONDAY.btcusd.cfd.v1 · PF in-sample · Costs x2 · 17/70 cells would pass the plateau gate"}], "label": " Costs x2 ", "method": "update"}, {"args": [{"visible": [false, false, false, false, false, false, false, false, false, false, false, false, false, false, true, true, true, true, true, true, true]}, {"title.text": "MONDAY.btcusd.cfd.v1 · PF in-sample · Costs x3 · 9/70 cells would pass the plateau gate"}], "label": " Costs x3 ", "method": "update"}], "direction": "right", "font": {"color": "#15171c", "size": 12}, "pad": {"b": 0, "l": 3, "r": 3, "t": 0}, "type": "buttons", "x": 0, "xanchor": "left", "y": 1.12, "yanchor": "top"}]}}
